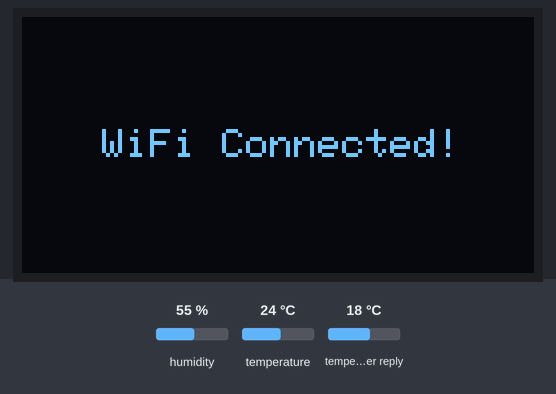
A sketch run on a simulated ESP32. Parts: 128×64 one-colour display. The test bench sets the inputs (shaded band); at power-on: humidity 55 %, temperature 24 °C, temperature in the weather reply 18 °C. WiFi joins after 1.5 s; servers stay silent unless stated; the local clock reads 2024-03-15 10:24:30 at power-on unless the sketch sets it; random numbers use the default seed unless the sketch sets one; web services answer with replies made up by the test bench; what the sketch prints to the serial monitor is not drawn.

Above: at 1.6 s.
At 4.22 s:
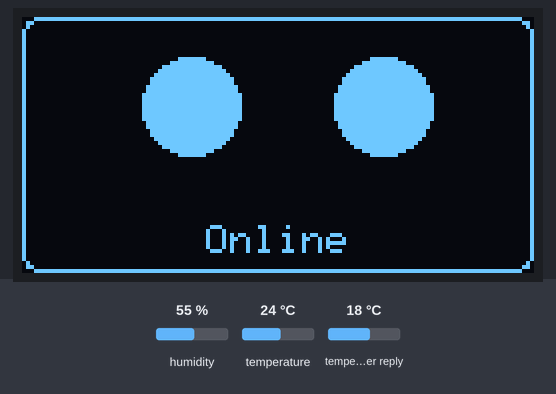
At 6.73 s:
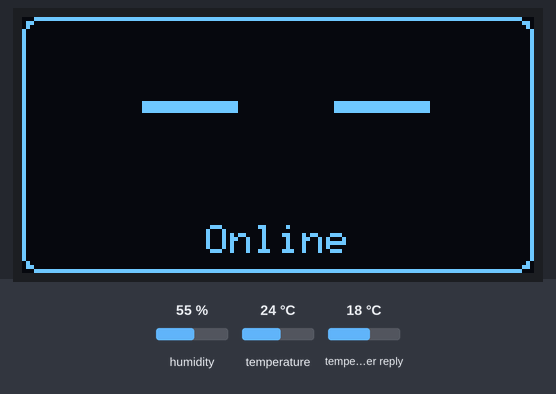
At 10.1 s:
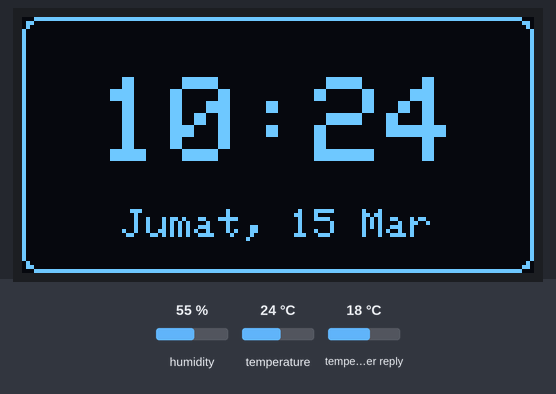
At 20.1 s:
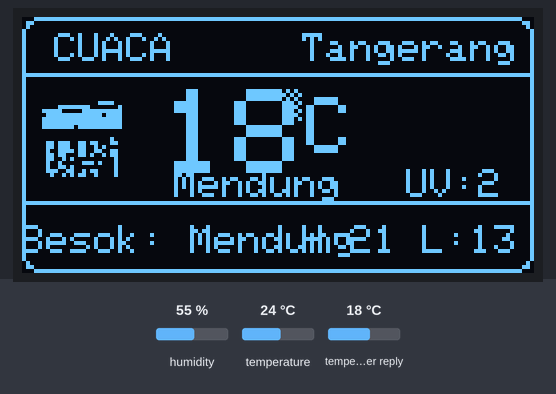
At 30.1 s:
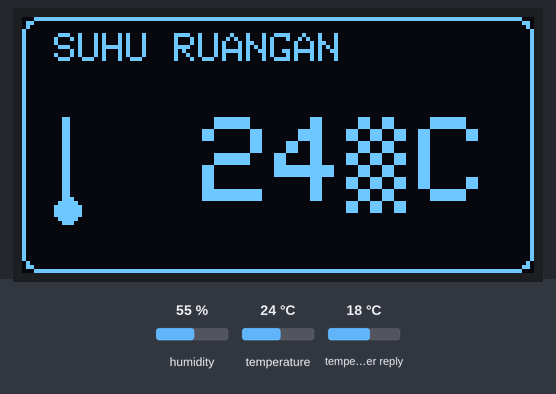

The sketch:

main.ino
```cpp
#include <Wire.h>
#include <Adafruit_GFX.h>
#include <Adafruit_SSD1306.h>
#include <WiFi.h>
#include <WiFiManager.h>
#include <HTTPClient.h>
#include <ArduinoJson.h>
#include <time.h>
#include <DHT.h>
#include "EyeAnimation.h"
// ==== OLED CONFIG ====
#define SCREEN_WIDTH 128
#define SCREEN_HEIGHT 64
#define OLED_SDA 8
#define OLED_SCL 9
Adafruit_SSD1306 display(SCREEN_WIDTH, SCREEN_HEIGHT, &Wire, -1);
// ==== DHT CONFIG ====
#define DHTPIN 3
#define DHTTYPE DHT22
DHT dht(DHTPIN, DHTTYPE);
// ==== API URL (Koordinat Tangerang) ====
const char* weatherURL = "https://api.open-meteo.com/v1/forecast?latitude=-6.1783&longitude=106.6319&hourly=temperature_2m,weathercode,uv_index&daily=weathercode,temperature_2m_max,temperature_2m_min&timezone=Asia%2FJakarta";
// ==== TASK TIMING ====
unsigned long lastWeatherFetch = 0;
unsigned long lastDisplayUpdate = 0;
unsigned long lastSlideChange = 0;
unsigned long lastDHTRead = 0;
const unsigned long weatherInterval = 900000; // 15 menit
const unsigned long dhtInterval = 2000; // Baca DHT setiap 2 detik
const unsigned long displayInterval = 50; // Update OLED
const unsigned long slideInterval = 10000; // Ganti tampilan
// ==== DATA VARIABEL ====
String cuacaSekarang = "Loading...";
String cuacaBesok = "Loading...";
String suhu = "-";
String uv = "-";
float highTemp = 0;
float lowTemp = 0;
String roomTemp = "22"; // Default, akan diupdate dari DHT22
// ==== SLIDES ====
int currentSlide = 0;
// ==== TIME ====
struct tm timeinfo;
const char* HARI[] = {"Minggu","Senin","Selasa","Rabu","Kamis","Jumat","Sabtu"};
const char* BULAN[] = {"Jan","Feb","Mar","Apr","Mei","Jun","Jul","Ags","Sep","Okt","Nov","Des"};
// ==== EYE ANIMATION INSTANCE ====
EyeAnimation eyeAnim;
// ==== FUNGSI KONVERSI CUACA ====
String getWeatherDesc(int code) {
  switch (code) {
    case 0: return "Cerah";
    case 1: case 2: return "Berawan";
    case 3: return "Mendung";
    case 61: case 63: return "Hujan";
    case 95: return "Petir";
    default: return "N/A";
  }
}
// ==== ICON CUACA (SUN) ====
static const unsigned char PROGMEM sun_icon[] = {
  0x00,0x00,0x00,0x10,0x00,0x18,0x00,0x10,0x00,0x00,0x07,0xe0,0x1f,0xf8,0x3f,0xfc,
  0x7f,0xfe,0x7f,0xfe,0xff,0xff,0xff,0xff,0x7f,0xfe,0x7f,0xfe,0x3f,0xfc,0x1f,0xf8,
  0x07,0xe0,0x00,0x00,0x00,0x10,0x00,0x18,0x00,0x10,0x00,0x00
};
// ==== ICON HUJAN ====
static const unsigned char PROGMEM rain_icon[] = {
  0x00,0x00,0x00,0x00,0x0f,0xe0,0x3f,0xf8,0x7f,0xfc,0xff,0xfe,0xff,0xfe,0x7f,0xfc,
  0x3f,0xf8,0x00,0x00,0x48,0x48,0x48,0x48,0x48,0x48,0x48,0x48,0x00,0x00,0x00,0x00
};
// ==== ICON BERAWAN ====
static const unsigned char PROGMEM cloud_icon[] = {
  0x00,0x00,0x00,0x00,0x03,0xc0,0x0f,0xf0,0x1f,0xf8,0x3f,0xfc,0x7f,0xfe,0xff,0xff,
  0xff,0xff,0xff,0xff,0xff,0xff,0x7f,0xfe,0x00,0x00,0x00,0x00,0x00,0x00,0x00,0x00
};
// ==== HALAMAN ANIMASI MATA (DENGAN MOCHI EYES) ====
void drawEyeScreen() {
  display.clearDisplay();
  // Border
  display.drawRoundRect(0, 0, SCREEN_WIDTH, SCREEN_HEIGHT, 4, SSD1306_WHITE);

  // Update dan gambar animasi mata
  eyeAnim.update();
  eyeAnim.draw(display);

  // Status di bawah
  display.setTextSize(1);
  display.setTextColor(SSD1306_WHITE);
  char statusStr[10];
  strcpy(statusStr, (WiFi.status() == WL_CONNECTED) ? "Online" : "Offline");
  int16_t x1, y1;
  uint16_t w, h;
  display.getTextBounds(statusStr, 0, 0, &x1, &y1, &w, &h);
  display.setCursor((SCREEN_WIDTH - w) / 2, 52);
  display.print(statusStr);

  display.display();
}
// ==== HALAMAN WAKTU ====
void drawTimeScreen() {
  display.clearDisplay();
  if (!getLocalTime(&timeinfo)) return;

  // Border
  display.drawRoundRect(0, 0, SCREEN_WIDTH, SCREEN_HEIGHT, 4, SSD1306_WHITE);
  // Jam besar
  char timeStr[6];
  strftime(timeStr, sizeof(timeStr), "%H:%M", &timeinfo);
  display.setTextSize(3);
  int16_t x1, y1;
  uint16_t w, h;
  display.getTextBounds(timeStr, 0, 0, &x1, &y1, &w, &h);
  display.setCursor((SCREEN_WIDTH - w) / 2, 15);
  display.setTextColor(SSD1306_WHITE);
  display.print(timeStr);

  // Tanggal
  char dateStr[32];
  sprintf(dateStr, "%s, %d %s", HARI[timeinfo.tm_wday], timeinfo.tm_mday, BULAN[timeinfo.tm_mon]);
  display.setTextSize(1);
  display.getTextBounds(dateStr, 0, 0, &x1, &y1, &w, &h);
  display.setCursor((SCREEN_WIDTH - w) / 2, 48);
  display.print(dateStr);

  display.display();
}
// ==== HALAMAN CUACA ====
void drawWeatherScreen() {
  display.clearDisplay();

  // Border
  display.drawRoundRect(0, 0, SCREEN_WIDTH, SCREEN_HEIGHT, 4, SSD1306_WHITE);
  display.drawLine(0, 14, SCREEN_WIDTH, 14, SSD1306_WHITE);
  display.drawLine(0, 46, SCREEN_WIDTH, 46, SSD1306_WHITE);

  // Header
  display.setTextSize(1);
  display.setTextColor(SSD1306_WHITE);
  display.setCursor(8, 4);
  display.print("CUACA");
  display.setCursor(SCREEN_WIDTH - 58, 4);
  display.print("Tangerang");

  // Icon cuaca (geser ke kiri sedikit)
  if (cuacaSekarang.indexOf("Hujan") >= 0) {
    display.drawBitmap(5, 20, rain_icon, 20, 20, SSD1306_WHITE);
  } else if (cuacaSekarang.indexOf("Berawan") >= 0 || cuacaSekarang.indexOf("Mendung") >= 0) {
    display.drawBitmap(5, 20, cloud_icon, 20, 20, SSD1306_WHITE);
  } else {
    display.drawBitmap(5, 20, sun_icon, 20, 20, SSD1306_WHITE);
  }

  // Suhu besar (geser ke kanan sedikit untuk beri space dengan icon)
  display.setTextSize(3);
  display.setCursor(35, 18);
  display.print(suhu);
  display.setTextSize(1);
  display.setCursor(65, 18);
  display.print(char(176)); // Simbol derajat
  display.setTextSize(2);
  display.setCursor(71, 20);
  display.print("C");

  // Kondisi & UV
  display.setTextSize(1);
  display.setCursor(38, 38);
  display.print(cuacaSekarang);
  display.setCursor(SCREEN_WIDTH - 32, 38);
  display.print("UV:");
  display.print(uv);

  // Footer - Forecast besok (dengan space yang cukup)
  display.setCursor(0, 52);
  display.print("Besok: ");
  display.print(cuacaBesok);
  display.setCursor(70, 52);
  display.print("H:");
  display.print((int)highTemp);
  display.print(" L:");
  display.print((int)lowTemp);

  display.display();
}
// ==== HALAMAN SUHU RUANGAN ====
void drawRoomTempScreen() {
  display.clearDisplay();

  // Border
  display.drawRoundRect(0, 0, SCREEN_WIDTH, SCREEN_HEIGHT, 4, SSD1306_WHITE);

  // Title
  display.setTextSize(1);
  display.setTextColor(SSD1306_WHITE);
  display.setCursor(8, 4);
  display.print("SUHU RUANGAN");

  // Thermometer icon on left (drawn with lines and circle)
  int thermX = 10;
  int thermY = 25;
  int tubeWidth = 2;
  int tubeHeight = 20;
  int bulbRadius = 3;
  int mercuryHeight = 10; // Approximate level for 22°C

  // Tube
  display.drawRect(thermX, thermY, tubeWidth, tubeHeight, SSD1306_WHITE);
  // Mercury fill
  display.fillRect(thermX, thermY + tubeHeight - mercuryHeight, tubeWidth, mercuryHeight, SSD1306_WHITE);
  // Bulb
  display.fillCircle(thermX + tubeWidth / 2, thermY + tubeHeight + bulbRadius, bulbRadius, SSD1306_WHITE);

  // Big temperature number slightly to the right
  display.setTextSize(3);
  int16_t x1, y1;
  uint16_t w, h;
  String tempStr = roomTemp + char(176) + "C";
  display.getTextBounds(tempStr.c_str(), 0, 0, &x1, &y1, &w, &h);
  display.setCursor(45, 25);
  display.print(tempStr);

  display.display();
}
// ==== FETCH DATA OPEN-METEO ====
void fetchData() {
  if (WiFi.status() != WL_CONNECTED) return;

  HTTPClient http;
  http.begin(weatherURL);
  int httpResponseCode = http.GET();

  if (httpResponseCode == 200) {
    String payload = http.getString();
    DynamicJsonDocument doc(4096); // Dikecilkan untuk hemat memori

    DeserializationError error = deserializeJson(doc, payload);
    if (error) {
      Serial.println("JSON parse failed: " + String(error.c_str()));
      return;
    }

    float temp = doc["hourly"]["temperature_2m"][0];
    int uvIndex = doc["hourly"]["uv_index"][0];
    int codeNow = doc["hourly"]["weathercode"][0];
    int codeTomorrow = doc["daily"]["weathercode"][1];

    cuacaSekarang = getWeatherDesc(codeNow);
    cuacaBesok = getWeatherDesc(codeTomorrow);
    suhu = String((int)round(temp));
    uv = String(uvIndex);
    highTemp = doc["daily"]["temperature_2m_max"][1];
    lowTemp = doc["daily"]["temperature_2m_min"][1];
  }

  http.end();
}
// ==== SETUP ====
void setup() {
  Serial.begin(115200);

  // DHT Setup
  dht.begin();

  // WiFi Setup
  WiFiManager wm;
  Serial.println("Configuring WiFi...");
  if (!wm.autoConnect("MiniWeather-Setup")) {
    Serial.println("Gagal connect WiFi, reboot...");
    delay(2000);
    ESP.restart();
  }

  // OLED Setup
  Wire.begin(OLED_SDA, OLED_SCL);
  if(!display.begin(SSD1306_SWITCHCAPVCC, 0x3C)) {
    Serial.println(F("OLED gagal diinisialisasi"));
    for(;;);
  }

  // Welcome Screen
  display.clearDisplay();
  display.setTextSize(1);
  display.setTextColor(SSD1306_WHITE);
  display.setCursor(20, 28);
  display.println("WiFi Connected!");
  display.display();
  delay(2000);

  // Time & Weather Setup
  configTime(7 * 3600, 0, "pool.ntp.org");
  fetchData();

  // Initialize eye animation (mochi style)
  eyeAnim.begin();
}
// ==== LOOP ====
void loop() {
  unsigned long now = millis();

  // Baca DHT22
  if (now - lastDHTRead >= dhtInterval) {
    lastDHTRead = now;
    float t = dht.readTemperature();
    if (!isnan(t)) {
      roomTemp = String((int)round(t));
    }
  }

  // Fetch weather data
  if (now - lastWeatherFetch >= weatherInterval) {
    lastWeatherFetch = now;
    fetchData();
  }

  // Change slide
  if (now - lastSlideChange >= slideInterval) {
    lastSlideChange = now;
    currentSlide = (currentSlide + 1) % 4;
  }

  // Update display
  if (now - lastDisplayUpdate >= displayInterval) {
    lastDisplayUpdate = now;

    switch (currentSlide) {
      case 0: drawEyeScreen(); break;
      case 1: drawTimeScreen(); break;
      case 2: drawWeatherScreen(); break;
      case 3: drawRoomTempScreen(); break;
    }
  }

  delay(10);
}
```

EyeAnimation.h
```cpp
#ifndef EYE_ANIMATION_H
#define EYE_ANIMATION_H
#include <Adafruit_GFX.h>
#include <Adafruit_SSD1306.h>
#include <stdlib.h> // for random
// ==== MOCHI EYES ANIMATION CLASS ====
// Simple Mochi-style eyes like the Python reference: solid white blobs with x-offset animation and blink
class EyeAnimation {
private:
  int currentOffsetIndex = 0;
  unsigned long lastOffsetChange = 0;
  bool blinking = false;
  unsigned long blinkStart = 0;
  unsigned long nextBlinkTime = 0;

  // Offsets for look around
  static const int NUM_OFFSETS = 8;
  static const int offsets[NUM_OFFSETS];

  // Timing constants
  static const unsigned long OFFSET_INTERVAL = 150; // ms between offset changes
  static const unsigned long BLINK_DURATION = 200;  // ms for blink
  static const unsigned long MIN_BLINK_INTERVAL = 2000;
  static const unsigned long MAX_BLINK_INTERVAL = 4000;

  // Eye parameters
  static const int LEFT_CENTER_X = 40;
  static const int RIGHT_CENTER_X = 88;
  static const int EYE_CENTER_Y = 22;
  static const int EYE_RADIUS = 12;
  static const int EYE_WIDTH = 24; // for blink line

public:
  EyeAnimation() {}

  void begin() {
    randomSeed(analogRead(0));
    nextBlinkTime = millis() + random(MIN_BLINK_INTERVAL, MAX_BLINK_INTERVAL);
    currentOffsetIndex = 2; // Start at offset 0
  }

  void update() {
    unsigned long now = millis();

    if (blinking) {
      if (now - blinkStart >= BLINK_DURATION) {
        blinking = false;
        nextBlinkTime = now + random(MIN_BLINK_INTERVAL, MAX_BLINK_INTERVAL);
        currentOffsetIndex = 0; // Reset cycle after blink
      }
    } else {
      if (now >= nextBlinkTime) {
        blinking = true;
        blinkStart = now;
      }

      if (now - lastOffsetChange >= OFFSET_INTERVAL) {
        lastOffsetChange = now;
        currentOffsetIndex = (currentOffsetIndex + 1) % NUM_OFFSETS;
      }
    }
  }

  void draw(Adafruit_SSD1306 &display) {
    int offset = offsets[currentOffsetIndex];
    int leftX = LEFT_CENTER_X + offset;
    int rightX = RIGHT_CENTER_X + offset;
    int lineStartLeft = LEFT_CENTER_X - EYE_RADIUS + offset;
    int lineStartRight = RIGHT_CENTER_X - EYE_RADIUS + offset;

    if (blinking) {
      // Draw thick horizontal lines for closed eyes
      for (int thick = 0; thick < 3; thick++) {
        int y = EYE_CENTER_Y - 1 + thick;
        display.drawFastHLine(lineStartLeft, y, EYE_WIDTH, SSD1306_WHITE);
        display.drawFastHLine(lineStartRight, y, EYE_WIDTH, SSD1306_WHITE);
      }
    } else {
      // Draw solid white circles for open eyes
      display.fillCircle(leftX, EYE_CENTER_Y, EYE_RADIUS, SSD1306_WHITE);
      display.fillCircle(rightX, EYE_CENTER_Y, EYE_RADIUS, SSD1306_WHITE);
    }
  }
};

// Static array definition
const int EyeAnimation::offsets[NUM_OFFSETS] = {-4, -2, 0, 2, 4, 2, 0, -2};
#endif
```

Measured:
- what the display in image 0 shows lasts 2.2 s, from 1.6 s to 3.8 s
- what the display in image 3 shows lasts 9.9 s, from 10.1 s to 20.0 s
